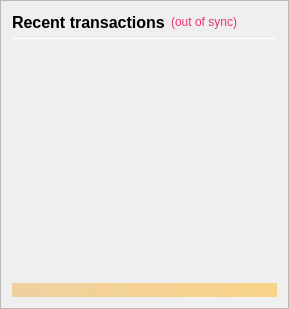
                <widget class="QFrame" name="frame_RecentTransactions">
                 <property name="minimumSize">
                  <size>
                   <width>0</width>
                   <height>0</height>
                  </size>
                 </property>
                 <property name="frameShape">
                  <enum>QFrame::StyledPanel</enum>
                 </property>
                 <property name="frameShadow">
                  <enum>QFrame::Raised</enum>
                 </property>
                 <layout class="QVBoxLayout" name="verticalLayout_1" stretch="0,0,0,0,0">
                  <item>
                   <layout class="QHBoxLayout" name="horizontalLayout_2">
                    <item>
                     <widget class="QLabel" name="label_4">
                      <property name="minimumSize">
                       <size>
                        <width>0</width>
                        <height>20</height>
                       </size>
                      </property>
                      <property name="font">
                       <font>
                        <pointsize>12</pointsize>
                        <weight>75</weight>
                        <bold>true</bold>
                       </font>
                      </property>
                      <property name="text">
                       <string>Recent transactions</string>
                      </property>
                     </widget>
                    </item>
                    <item>
                     <widget class="QLabel" name="labelTransactionsStatus">
                      <property name="cursor">
                       <cursorShape>WhatsThisCursor</cursorShape>
                      </property>
                      <property name="toolTip">
                       <string>The displayed information may be out of date. Your wallet automatically synchronizes with the Etern network after a connection is established, but this process has not completed yet.</string>
                      </property>
                      <property name="styleSheet">
                       <string notr="true">QLabel { color: #ee2f77; }</string>
                      </property>
                      <property name="text">
                       <string notr="true">(out of sync)</string>
                      </property>
                      <property name="alignment">
                       <set>Qt::AlignRight|Qt::AlignTrailing|Qt::AlignVCenter</set>
                      </property>
                     </widget>
                    </item>
                    <item>
                     <spacer name="horizontalSpacer">
                      <property name="orientation">
                       <enum>Qt::Horizontal</enum>
                      </property>
                      <property name="sizeHint" stdset="0">
                       <size>
                        <width>40</width>
                        <height>20</height>
                       </size>
                      </property>
                     </spacer>
                    </item>
                   </layout>
                  </item>
                  <item>
                   <widget class="Line" name="line">
                    <property name="minimumSize">
                     <size>
                      <width>0</width>
                      <height>1</height>
                     </size>
                    </property>
                    <property name="maximumSize">
                     <size>
                      <width>16777215</width>
                      <height>1</height>
                     </size>
                    </property>
                    <property name="orientation">
                     <enum>Qt::Horizontal</enum>
                    </property>
                   </widget>
                  </item>
                  <item>
                   <widget class="QListView" name="listTransactions">
                    <property name="minimumSize">
                     <size>
                      <width>0</width>
                      <height>0</height>
                     </size>
                    </property>
                    <property name="styleSheet">
                     <string notr="true">QListView { background: transparent; }</string>
                    </property>
                    <property name="frameShape">
                     <enum>QFrame::NoFrame</enum>
                    </property>
                    <property name="verticalScrollBarPolicy">
                     <enum>Qt::ScrollBarAlwaysOff</enum>
                    </property>
                    <property name="horizontalScrollBarPolicy">
                     <enum>Qt::ScrollBarAlwaysOff</enum>
                    </property>
                    <property name="selectionMode">
                     <enum>QAbstractItemView::NoSelection</enum>
                    </property>
                   </widget>
                  </item>
                  <item>
                   <spacer name="verticalSpacer_2">
                    <property name="orientation">
                     <enum>Qt::Vertical</enum>
                    </property>
                    <property name="sizeType">
                     <enum>QSizePolicy::Expanding</enum>
                    </property>
                    <property name="sizeHint" stdset="0">
                     <size>
                      <width>20</width>
                      <height>40</height>
                     </size>
                    </property>
                   </spacer>
                  </item>
                  <item>
                   <widget class="QLabel" name="labelAlerts">
                    <property name="maximumSize">
                     <size>
                      <width>16777215</width>
                      <height>16777215</height>
                     </size>
                    </property>
                    <property name="styleSheet">
                     <string notr="true">background-color: qlineargradient(x1: 0, y1: 0, x2: 1, y2: 0, stop:0 #F0D0A0, stop:1 #F8D488); color:#000000;</string>
                    </property>
                    <property name="text">
                     <string/>
                    </property>
                    <property name="wordWrap">
                     <bool>true</bool>
                    </property>
                    <property name="margin">
                     <number>3</number>
                    </property>
                   </widget>
                  </item>
                 </layout>
                </widget>
